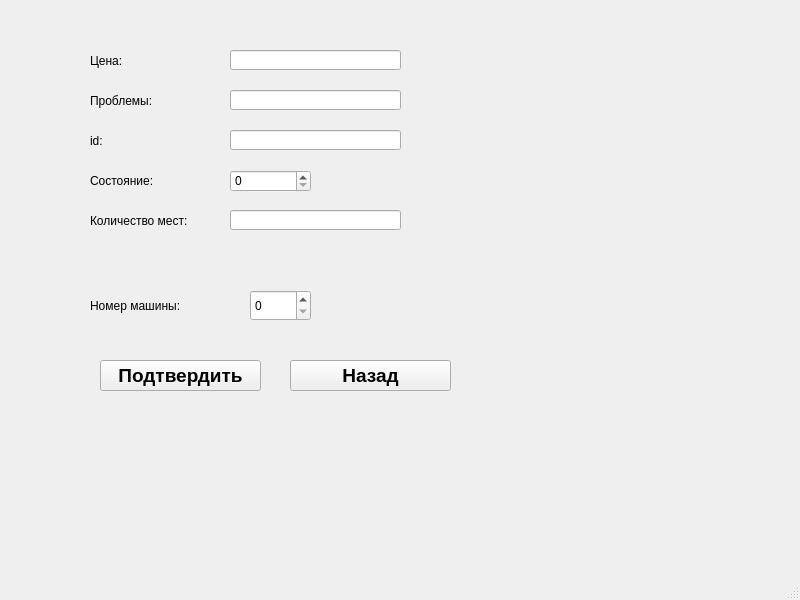
<?xml version="1.0" encoding="UTF-8"?>
<ui version="4.0">
 <class>EditTruckWindow</class>
 <widget class="QMainWindow" name="EditTruckWindow">
  <property name="geometry">
   <rect>
    <x>0</x>
    <y>0</y>
    <width>800</width>
    <height>600</height>
   </rect>
  </property>
  <property name="windowTitle">
   <string>MainWindow</string>
  </property>
  <widget class="QWidget" name="centralwidget">
   <widget class="QLabel" name="label_2">
    <property name="geometry">
     <rect>
      <x>90</x>
      <y>90</y>
      <width>81</width>
      <height>21</height>
     </rect>
    </property>
    <property name="text">
     <string>Проблемы:</string>
    </property>
   </widget>
   <widget class="QLineEdit" name="lineEdit_3">
    <property name="geometry">
     <rect>
      <x>230</x>
      <y>130</y>
      <width>171</width>
      <height>20</height>
     </rect>
    </property>
   </widget>
   <widget class="QLabel" name="label">
    <property name="geometry">
     <rect>
      <x>90</x>
      <y>50</y>
      <width>81</width>
      <height>21</height>
     </rect>
    </property>
    <property name="text">
     <string>Цена:</string>
    </property>
   </widget>
   <widget class="QLabel" name="label_4">
    <property name="geometry">
     <rect>
      <x>90</x>
      <y>170</y>
      <width>81</width>
      <height>21</height>
     </rect>
    </property>
    <property name="text">
     <string>Состояние:</string>
    </property>
   </widget>
   <widget class="QSpinBox" name="spinBox">
    <property name="geometry">
     <rect>
      <x>230</x>
      <y>170</y>
      <width>81</width>
      <height>22</height>
     </rect>
    </property>
   </widget>
   <widget class="QLineEdit" name="lineEdit_4">
    <property name="geometry">
     <rect>
      <x>230</x>
      <y>210</y>
      <width>171</width>
      <height>20</height>
     </rect>
    </property>
   </widget>
   <widget class="QSpinBox" name="spinBox_2">
    <property name="geometry">
     <rect>
      <x>250</x>
      <y>290</y>
      <width>61</width>
      <height>31</height>
     </rect>
    </property>
   </widget>
   <widget class="QLabel" name="label_5">
    <property name="geometry">
     <rect>
      <x>90</x>
      <y>210</y>
      <width>101</width>
      <height>21</height>
     </rect>
    </property>
    <property name="text">
     <string>Количество мест:</string>
    </property>
   </widget>
   <widget class="QLabel" name="label_6">
    <property name="geometry">
     <rect>
      <x>90</x>
      <y>290</y>
      <width>111</width>
      <height>31</height>
     </rect>
    </property>
    <property name="text">
     <string>Номер машины:</string>
    </property>
   </widget>
   <widget class="QLineEdit" name="lineEdit_2">
    <property name="geometry">
     <rect>
      <x>230</x>
      <y>90</y>
      <width>171</width>
      <height>20</height>
     </rect>
    </property>
   </widget>
   <widget class="QPushButton" name="pushButton_2">
    <property name="geometry">
     <rect>
      <x>290</x>
      <y>360</y>
      <width>161</width>
      <height>31</height>
     </rect>
    </property>
    <property name="font">
     <font>
      <pointsize>14</pointsize>
      <weight>75</weight>
      <bold>true</bold>
     </font>
    </property>
    <property name="text">
     <string>Назад</string>
    </property>
   </widget>
   <widget class="QLabel" name="label_3">
    <property name="geometry">
     <rect>
      <x>90</x>
      <y>130</y>
      <width>81</width>
      <height>21</height>
     </rect>
    </property>
    <property name="text">
     <string>id:</string>
    </property>
   </widget>
   <widget class="QLineEdit" name="lineEdit">
    <property name="geometry">
     <rect>
      <x>230</x>
      <y>50</y>
      <width>171</width>
      <height>20</height>
     </rect>
    </property>
   </widget>
   <widget class="QPushButton" name="pushButton">
    <property name="geometry">
     <rect>
      <x>100</x>
      <y>360</y>
      <width>161</width>
      <height>31</height>
     </rect>
    </property>
    <property name="font">
     <font>
      <pointsize>14</pointsize>
      <weight>75</weight>
      <bold>true</bold>
     </font>
    </property>
    <property name="text">
     <string>Подтвердить</string>
    </property>
   </widget>
  </widget>
  <widget class="QMenuBar" name="menubar">
   <property name="geometry">
    <rect>
     <x>0</x>
     <y>0</y>
     <width>800</width>
     <height>21</height>
    </rect>
   </property>
  </widget>
  <widget class="QStatusBar" name="statusbar"/>
 </widget>
 <resources/>
 <connections/>
</ui>
